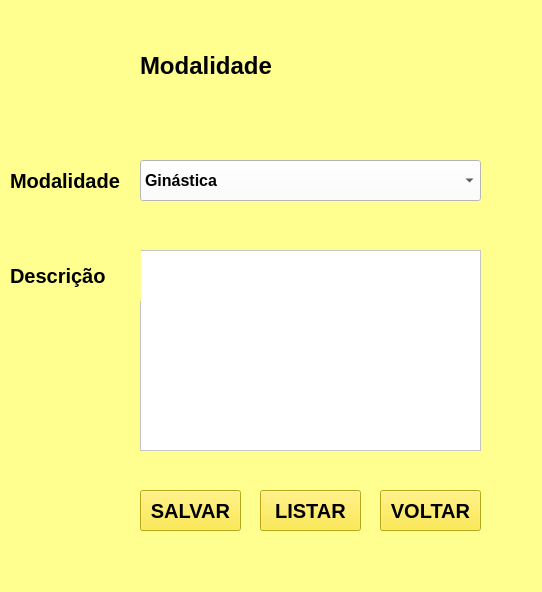
<?xml version="1.0" encoding="UTF-8"?>
<ui version="4.0">
 <class>Form</class>
 <widget class="QWidget" name="Form">
  <property name="geometry">
   <rect>
    <x>0</x>
    <y>0</y>
    <width>542</width>
    <height>592</height>
   </rect>
  </property>
  <property name="windowTitle">
   <string>Form</string>
  </property>
  <property name="styleSheet">
   <string notr="true">background-color: rgb(254, 255, 142);</string>
  </property>
  <widget class="QTextEdit" name="textEdit">
   <property name="geometry">
    <rect>
     <x>140</x>
     <y>250</y>
     <width>341</width>
     <height>201</height>
    </rect>
   </property>
   <property name="styleSheet">
    <string notr="true">background-color: rgb(255, 255, 255);</string>
   </property>
  </widget>
  <widget class="QComboBox" name="comboBox">
   <property name="geometry">
    <rect>
     <x>140</x>
     <y>160</y>
     <width>341</width>
     <height>41</height>
    </rect>
   </property>
   <property name="font">
    <font>
     <pointsize>12</pointsize>
     <weight>75</weight>
     <bold>true</bold>
    </font>
   </property>
   <property name="styleSheet">
    <string notr="true">background-color: rgb(255, 255, 255);</string>
   </property>
   <item>
    <property name="text">
     <string>Ginástica</string>
    </property>
   </item>
   <item>
    <property name="text">
     <string>Dança</string>
    </property>
   </item>
   <item>
    <property name="text">
     <string>Musculação</string>
    </property>
   </item>
   <item>
    <property name="text">
     <string>Artes Marciais</string>
    </property>
   </item>
   <item>
    <property name="text">
     <string>Treino Funcional</string>
    </property>
   </item>
  </widget>
  <widget class="QLabel" name="label_3">
   <property name="geometry">
    <rect>
     <x>140</x>
     <y>30</y>
     <width>171</width>
     <height>71</height>
    </rect>
   </property>
   <property name="font">
    <font>
     <pointsize>18</pointsize>
     <weight>75</weight>
     <bold>true</bold>
    </font>
   </property>
   <property name="styleSheet">
    <string notr="true">background-color: rgb(254, 255, 142);</string>
   </property>
   <property name="text">
    <string>Modalidade</string>
   </property>
  </widget>
  <widget class="QPushButton" name="pushButton">
   <property name="geometry">
    <rect>
     <x>140</x>
     <y>490</y>
     <width>101</width>
     <height>41</height>
    </rect>
   </property>
   <property name="font">
    <font>
     <pointsize>15</pointsize>
     <weight>75</weight>
     <bold>true</bold>
    </font>
   </property>
   <property name="styleSheet">
    <string notr="true">background-color: rgb(255, 232, 34);</string>
   </property>
   <property name="text">
    <string>SALVAR</string>
   </property>
  </widget>
  <widget class="QPushButton" name="pushButton_2">
   <property name="geometry">
    <rect>
     <x>260</x>
     <y>490</y>
     <width>101</width>
     <height>41</height>
    </rect>
   </property>
   <property name="font">
    <font>
     <pointsize>15</pointsize>
     <weight>75</weight>
     <bold>true</bold>
    </font>
   </property>
   <property name="styleSheet">
    <string notr="true">background-color: rgb(255, 232, 34);</string>
   </property>
   <property name="text">
    <string>LISTAR</string>
   </property>
  </widget>
  <widget class="QPushButton" name="pushButton_3">
   <property name="geometry">
    <rect>
     <x>380</x>
     <y>490</y>
     <width>101</width>
     <height>41</height>
    </rect>
   </property>
   <property name="font">
    <font>
     <pointsize>15</pointsize>
     <weight>75</weight>
     <bold>true</bold>
    </font>
   </property>
   <property name="styleSheet">
    <string notr="true">background-color: rgb(255, 232, 34);</string>
   </property>
   <property name="text">
    <string>VOLTAR</string>
   </property>
  </widget>
  <widget class="QLabel" name="label_5">
   <property name="geometry">
    <rect>
     <x>10</x>
     <y>160</y>
     <width>121</width>
     <height>41</height>
    </rect>
   </property>
   <property name="font">
    <font>
     <pointsize>15</pointsize>
     <weight>75</weight>
     <bold>true</bold>
    </font>
   </property>
   <property name="styleSheet">
    <string notr="true">background-color: rgb(254, 255, 142);</string>
   </property>
   <property name="text">
    <string>Modalidade</string>
   </property>
  </widget>
  <widget class="QLabel" name="label_6">
   <property name="geometry">
    <rect>
     <x>10</x>
     <y>250</y>
     <width>131</width>
     <height>51</height>
    </rect>
   </property>
   <property name="font">
    <font>
     <pointsize>15</pointsize>
     <weight>75</weight>
     <bold>true</bold>
    </font>
   </property>
   <property name="styleSheet">
    <string notr="true">background-color: rgb(254, 255, 142);</string>
   </property>
   <property name="text">
    <string>Descrição</string>
   </property>
  </widget>
  <widget class="QLabel" name="label_9">
   <property name="geometry">
    <rect>
     <x>220</x>
     <y>-50</y>
     <width>341</width>
     <height>271</height>
    </rect>
   </property>
   <property name="styleSheet">
    <string notr="true">background-color: rgb(254, 255, 142);</string>
   </property>
   <property name="text">
    <string/>
   </property>
   <property name="pixmap">
    <pixmap>logoacademiaOF-removebg-preview (1).png</pixmap>
   </property>
   <property name="scaledContents">
    <bool>true</bool>
   </property>
  </widget>
  <zorder>label_9</zorder>
  <zorder>textEdit</zorder>
  <zorder>comboBox</zorder>
  <zorder>label_3</zorder>
  <zorder>pushButton</zorder>
  <zorder>pushButton_2</zorder>
  <zorder>pushButton_3</zorder>
  <zorder>label_5</zorder>
  <zorder>label_6</zorder>
 </widget>
 <resources/>
 <connections/>
</ui>
